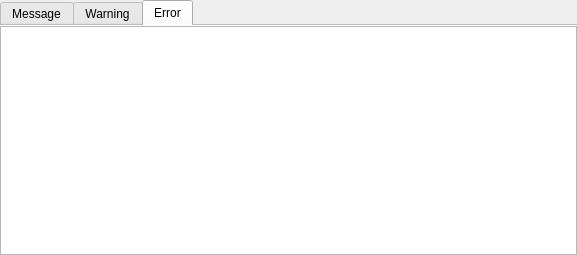
<?xml version="1.0" encoding="UTF-8"?>
<ui version="4.0">
 <class>QArkMessageTabWidget</class>
 <widget class="QTabWidget" name="QArkMessageTabWidget">
  <property name="geometry">
   <rect>
    <x>0</x>
    <y>0</y>
    <width>577</width>
    <height>255</height>
   </rect>
  </property>
  <property name="windowTitle">
   <string>TabWidget</string>
  </property>
  <property name="layoutDirection">
   <enum>Qt::LeftToRight</enum>
  </property>
  <property name="autoFillBackground">
   <bool>false</bool>
  </property>
  <property name="tabPosition">
   <enum>QTabWidget::North</enum>
  </property>
  <property name="tabShape">
   <enum>QTabWidget::Rounded</enum>
  </property>
  <property name="currentIndex">
   <number>2</number>
  </property>
  <property name="elideMode">
   <enum>Qt::ElideNone</enum>
  </property>
  <property name="documentMode">
   <bool>true</bool>
  </property>
  <property name="movable">
   <bool>true</bool>
  </property>
  <widget class="QWidget" name="messageTab">
   <attribute name="title">
    <string>Message</string>
   </attribute>
   <layout class="QVBoxLayout" name="verticalLayout_3">
    <property name="spacing">
     <number>0</number>
    </property>
    <property name="margin">
     <number>0</number>
    </property>
    <item>
     <widget class="QListView" name="messageListView">
      <property name="horizontalScrollBarPolicy">
       <enum>Qt::ScrollBarAlwaysOff</enum>
      </property>
      <property name="alternatingRowColors">
       <bool>true</bool>
      </property>
      <property name="iconSize">
       <size>
        <width>16</width>
        <height>16</height>
       </size>
      </property>
      <property name="isWrapping" stdset="0">
       <bool>false</bool>
      </property>
      <property name="spacing">
       <number>3</number>
      </property>
      <property name="wordWrap">
       <bool>true</bool>
      </property>
      <property name="selectionRectVisible">
       <bool>true</bool>
      </property>
     </widget>
    </item>
   </layout>
  </widget>
  <widget class="QWidget" name="warningTab">
   <attribute name="title">
    <string>Warning</string>
   </attribute>
   <layout class="QVBoxLayout" name="verticalLayout_2">
    <property name="spacing">
     <number>0</number>
    </property>
    <property name="margin">
     <number>0</number>
    </property>
    <item>
     <widget class="QListView" name="warningListView">
      <property name="horizontalScrollBarPolicy">
       <enum>Qt::ScrollBarAlwaysOff</enum>
      </property>
      <property name="alternatingRowColors">
       <bool>true</bool>
      </property>
      <property name="iconSize">
       <size>
        <width>16</width>
        <height>16</height>
       </size>
      </property>
      <property name="isWrapping" stdset="0">
       <bool>false</bool>
      </property>
      <property name="spacing">
       <number>3</number>
      </property>
      <property name="wordWrap">
       <bool>true</bool>
      </property>
      <property name="selectionRectVisible">
       <bool>true</bool>
      </property>
     </widget>
    </item>
   </layout>
  </widget>
  <widget class="QWidget" name="errorTab">
   <attribute name="title">
    <string>Error</string>
   </attribute>
   <layout class="QVBoxLayout" name="verticalLayout">
    <property name="spacing">
     <number>0</number>
    </property>
    <property name="margin">
     <number>0</number>
    </property>
    <item>
     <widget class="QListView" name="errorListView">
      <property name="horizontalScrollBarPolicy">
       <enum>Qt::ScrollBarAlwaysOff</enum>
      </property>
      <property name="alternatingRowColors">
       <bool>true</bool>
      </property>
      <property name="iconSize">
       <size>
        <width>16</width>
        <height>16</height>
       </size>
      </property>
      <property name="isWrapping" stdset="0">
       <bool>false</bool>
      </property>
      <property name="spacing">
       <number>3</number>
      </property>
      <property name="modelColumn">
       <number>0</number>
      </property>
      <property name="uniformItemSizes">
       <bool>false</bool>
      </property>
      <property name="wordWrap">
       <bool>true</bool>
      </property>
      <property name="selectionRectVisible">
       <bool>true</bool>
      </property>
     </widget>
    </item>
   </layout>
  </widget>
 </widget>
 <resources/>
 <connections/>
</ui>
